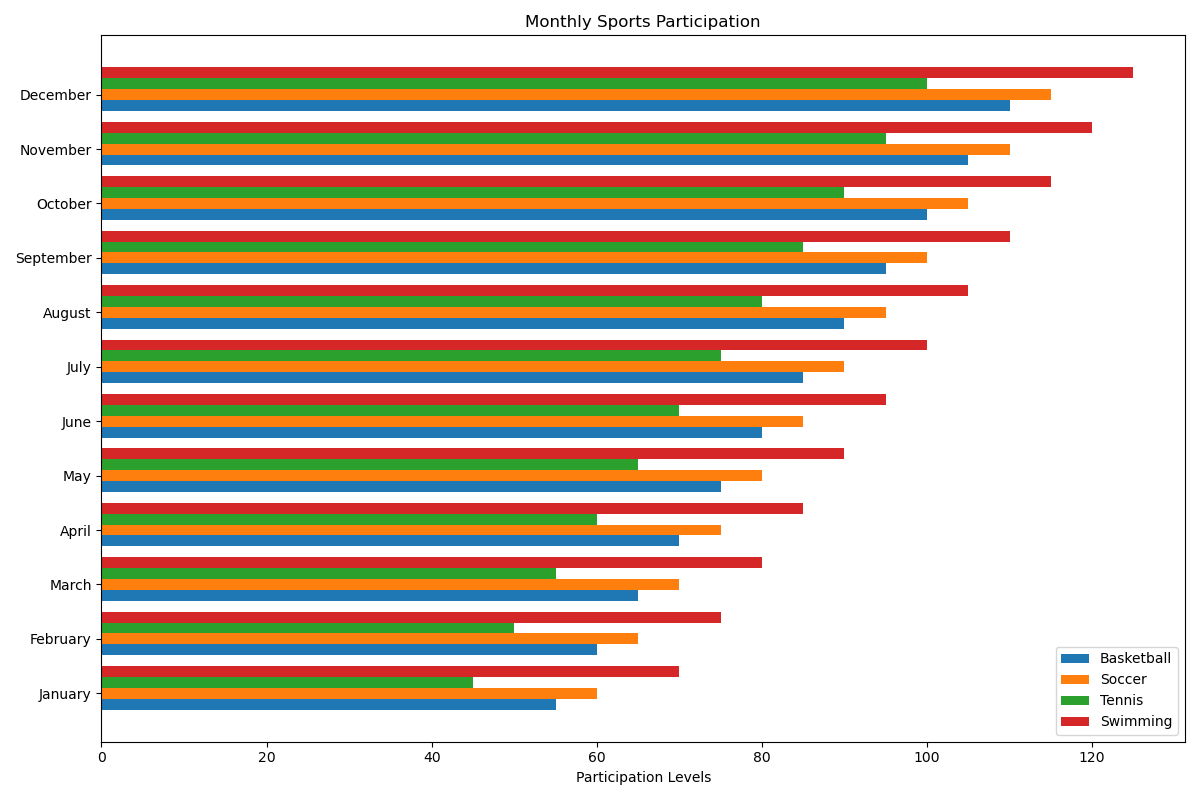

Python code for this plot:

import matplotlib.pyplot as plt

months = ['January', 'February', 'March', 'April', 'May', 'June',
          'July', 'August', 'September', 'October', 'November', 'December']
basketball = [55, 60, 65, 70, 75, 80, 85, 90, 95, 100, 105, 110]
soccer = [60, 65, 70, 75, 80, 85, 90, 95, 100, 105, 110, 115]
tennis = [45, 50, 55, 60, 65, 70, 75, 80, 85, 90, 95, 100]
swimming = [70, 75, 80, 85, 90, 95, 100, 105, 110, 115, 120, 125]

fig, ax = plt.subplots(figsize=(12, 8))

bar_height = 0.2
bar_locations_basketball = range(len(basketball))
bar_locations_soccer = [x + bar_height for x in bar_locations_basketball]
bar_locations_tennis = [x + bar_height for x in bar_locations_soccer]
bar_locations_swimming = [x + bar_height for x in bar_locations_tennis]

bars1 = ax.barh(bar_locations_basketball, basketball, bar_height, label='Basketball', color='#1f77b4')
bars2 = ax.barh(bar_locations_soccer, soccer, bar_height, label='Soccer', color='#ff7f0e')
bars3 = ax.barh(bar_locations_tennis, tennis, bar_height, label='Tennis', color='#2ca02c')
bars4 = ax.barh(bar_locations_swimming, swimming, bar_height, label='Swimming', color='#d62728')

ax.set_yticks([r + bar_height for r in range(len(basketball))])
ax.set_yticklabels(months)

plt.xlabel('Participation Levels')
plt.title('Monthly Sports Participation')
ax.legend(loc='lower right')

plt.tight_layout()
plt.show()
